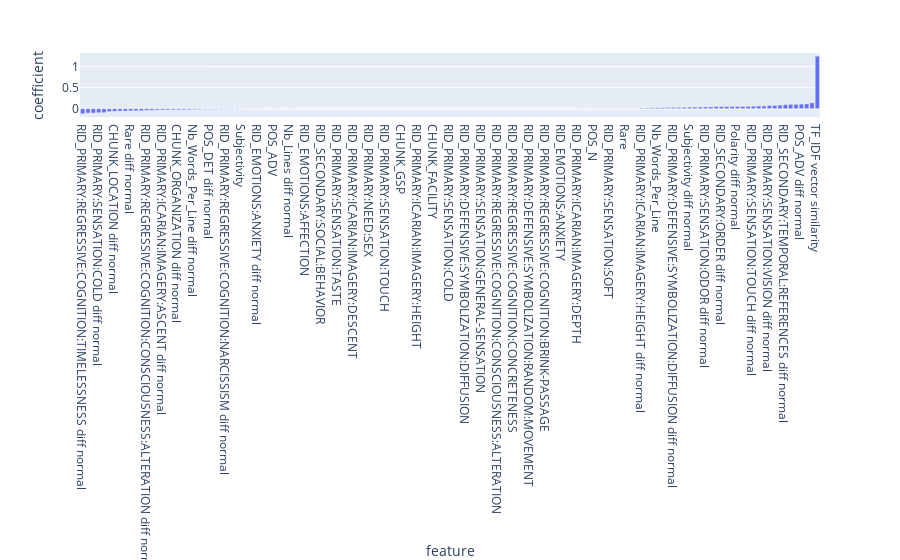
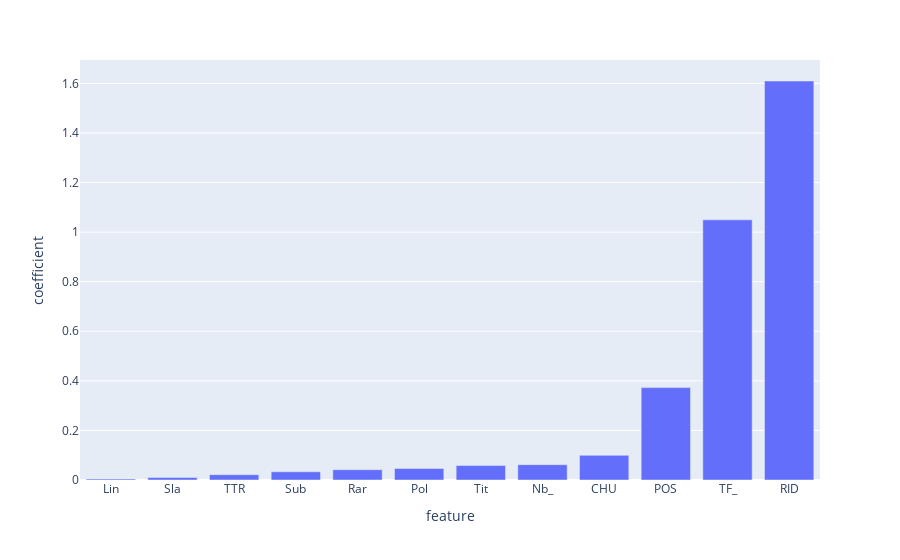
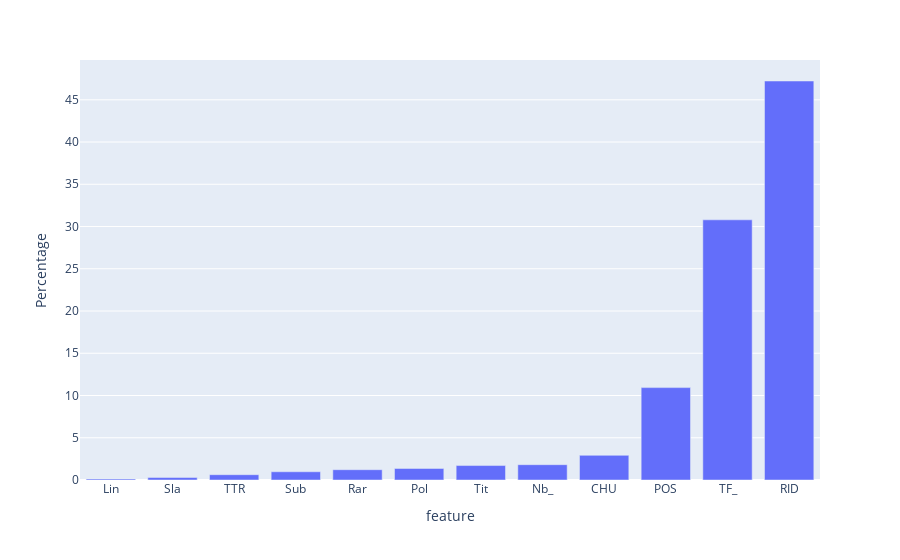
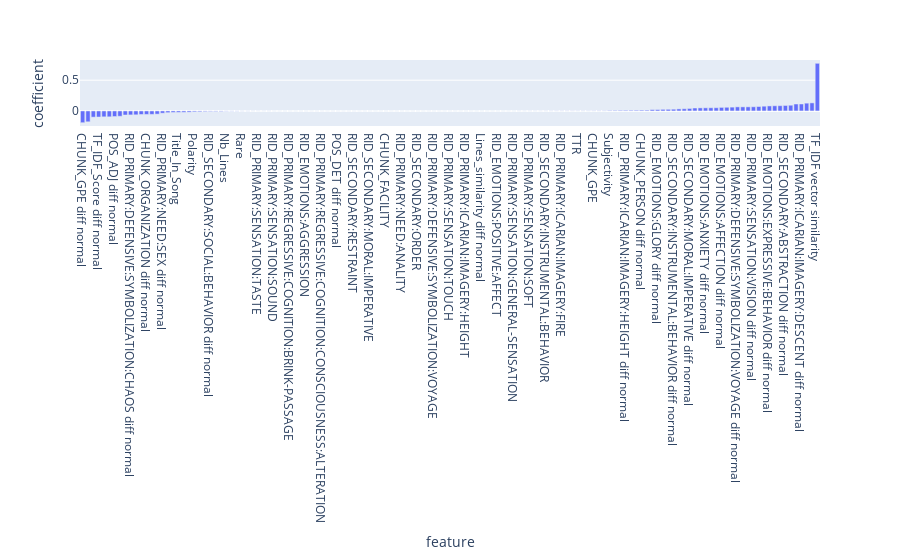

Source (notebook cell) for these figures, in order:
### Code cell
import plotly.express as px

nlist=[2**i for i in range(1, 5)]
arr=[]
brr=[]
crr=[]
yrr=[]
top=[]
fts = np.array(df.columns)
for n in nlist:
    top =[2**i for i in range(0, (int)(np.log2(n//2)+1))]
    ar,br,cr,y_test,fts = logistic(n_art=n,df =df, top = top)
    arr.append(ar)
    brr.append(br)
    crr.append(cr)
    yrr.append(y_test)
feature_imp(crr=crr, fts = fts)

### Figure 1 — Plotly figure (JSON) as saved in the notebook; plotly's stock layout.template omitted (floating-point values rounded to 4 significant figures; data arrays with more than 128 entries replaced by an {"elided": "..."} marker saying what was removed)
{"data": [{"alignmentgroup": "True", "hovertemplate": "feature=%{x}<br>coefficient=%{y}<extra></extra>", "legendgroup": "", "marker": {"color": "#636efa", "pattern": {"shape": ""}}, "name": "", "offsetgroup": "", "orientation": "v", "showlegend": false, "textposition": "auto", "type": "bar", "x": {"elided": "139 str values"}, "xaxis": "x", "y": {"elided": "139 float values"}, "yaxis": "y"}], "layout": {"barmode": "relative", "legend": {"tracegroupgap": 0}, "margin": {"t": 60}, "xaxis": {"anchor": "y", "domain": [0, 1], "title": {"text": "feature"}}, "yaxis": {"anchor": "x", "domain": [0, 1], "title": {"text": "coefficient"}}}}

### Figure 2 — Plotly figure (JSON) as saved in the notebook; plotly's stock layout.template omitted (floating-point values rounded to 4 significant figures)
{"data": [{"alignmentgroup": "True", "hovertemplate": "feature=%{x}<br>coefficient=%{y}<extra></extra>", "legendgroup": "", "marker": {"color": "#636efa", "pattern": {"shape": ""}}, "name": "", "offsetgroup": "", "orientation": "v", "showlegend": false, "textposition": "auto", "type": "bar", "x": ["Lin", "Sla", "TTR", "Sub", "Rar", "Pol", "Tit", "Nb_", "CHU", "POS", "TF_", "RID"], "xaxis": "x", "y": [0.004218, 0.009921, 0.02143, 0.03315, 0.04158, 0.04663, 0.05828, 0.06181, 0.09954, 0.3727, 1.05, 1.61], "yaxis": "y"}], "layout": {"barmode": "relative", "legend": {"tracegroupgap": 0}, "margin": {"t": 60}, "xaxis": {"anchor": "y", "domain": [0, 1], "title": {"text": "feature"}}, "yaxis": {"anchor": "x", "domain": [0, 1], "title": {"text": "coefficient"}}}}

### Figure 3 — Plotly figure (JSON) as saved in the notebook; plotly's stock layout.template omitted (floating-point values rounded to 4 significant figures)
{"data": [{"alignmentgroup": "True", "hovertemplate": "feature=%{x}<br>Percentage=%{y}<extra></extra>", "legendgroup": "", "marker": {"color": "#636efa", "pattern": {"shape": ""}}, "name": "", "offsetgroup": "", "orientation": "v", "showlegend": false, "textposition": "auto", "type": "bar", "x": ["Lin", "Sla", "TTR", "Sub", "Rar", "Pol", "Tit", "Nb_", "CHU", "POS", "TF_", "RID"], "xaxis": "x", "y": [0.1238, 0.2911, 0.6288, 0.9724, 1.22, 1.368, 1.71, 1.813, 2.92, 10.94, 30.79, 47.22], "yaxis": "y"}], "layout": {"barmode": "relative", "legend": {"tracegroupgap": 0}, "margin": {"t": 60}, "xaxis": {"anchor": "y", "domain": [0, 1], "title": {"text": "feature"}}, "yaxis": {"anchor": "x", "domain": [0, 1], "title": {"text": "Percentage"}}}}

### Figure 4 — Plotly figure (JSON) as saved in the notebook; plotly's stock layout.template omitted (floating-point values rounded to 4 significant figures; data arrays with more than 128 entries replaced by an {"elided": "..."} marker saying what was removed)
{"data": [{"alignmentgroup": "True", "hovertemplate": "feature=%{x}<br>coefficient=%{y}<extra></extra>", "legendgroup": "", "marker": {"color": "#636efa", "pattern": {"shape": ""}}, "name": "", "offsetgroup": "", "orientation": "v", "showlegend": false, "textposition": "auto", "type": "bar", "x": {"elided": "139 str values"}, "xaxis": "x", "y": {"elided": "139 float values"}, "yaxis": "y"}], "layout": {"barmode": "relative", "legend": {"tracegroupgap": 0}, "margin": {"t": 60}, "xaxis": {"anchor": "y", "domain": [0, 1], "title": {"text": "feature"}}, "yaxis": {"anchor": "x", "domain": [0, 1], "title": {"text": "coefficient"}}}}
